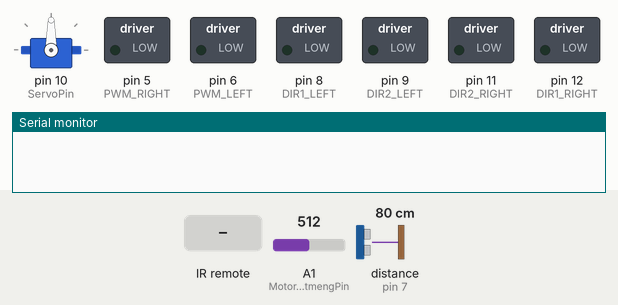
Recording of a sketch running on a simulated Arduino Uno, built with avr-gcc and run on an emulated ATmega328P. Parts: servo, switched loads named in the sketch (green lamp = pin HIGH), the last lines printed to the serial monitor. The test bench sets the inputs (shaded band); at power-on: distance to the obstacle (sensor on pin 7) 80 cm, A1 (MotorAdjustmengPin) = 512. The echo pulse lasts 58.3 µs per cm; pins used as bus, display or sensor lines are not drawn.

Above: at 1.2 s.
1.3 s: infrared code 0x00FF02FD received
At 2.8 s:
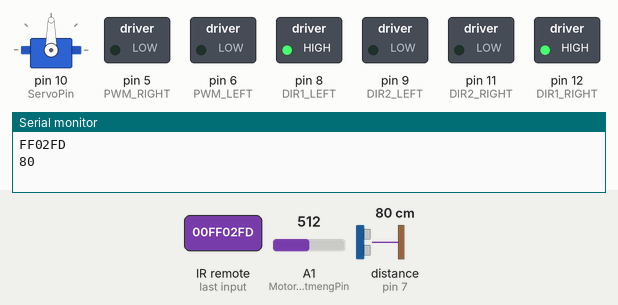
3.8 s: infrared code 0x00FF9867 received
At 5.9 s:
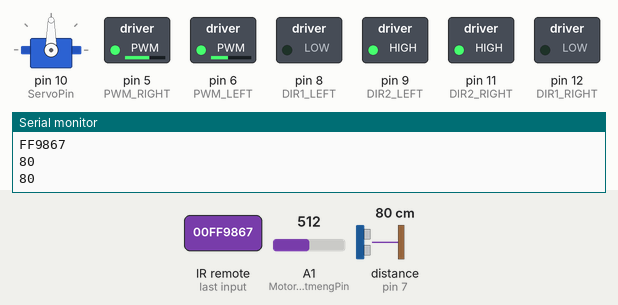
6.3 s: distance to the obstacle (sensor on pin 7) set to 21 cm
8.0 s: distance to the obstacle (sensor on pin 7) set to 17 cm
At 10.2 s:
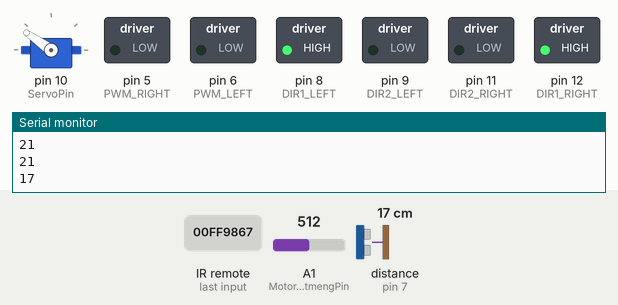
11.0 s: distance to the obstacle (sensor on pin 7) set to 35 cm
At 13.3 s:
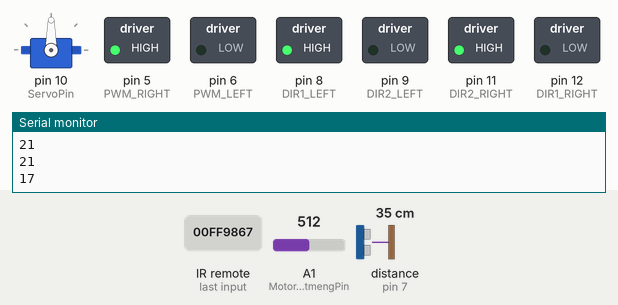
14.0 s: distance to the obstacle (sensor on pin 7) set to 2 cm
At 15.4 s:
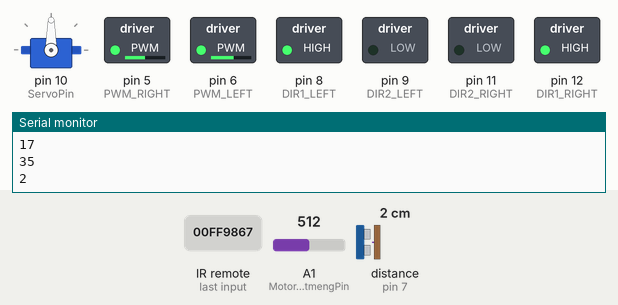
Timing chart, 0 to 18.0 s (numbered marks = the images above; inputs shaded):
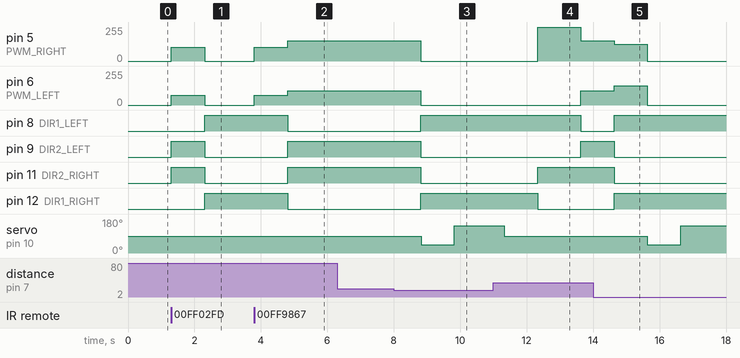

Measured:
- the behaviour switches between 19 and 18 cm on distance to the obstacle (sensor on pin 7) (found by bisection; images 2 and 3)
- after the input at 1.3 s, pin 5 (PWM_RIGHT): 0/255 → 102/255 at once, → 0/255 1.0 s later; pin 6 (PWM_LEFT): 0/255 → 72/255 at once, → 0/255 1.0 s later; pin 8 (DIR1_LEFT), pin 12 (DIR1_RIGHT): LOW → HIGH after 1.0 s; pin 9 (DIR2_LEFT), pin 11 (DIR2_RIGHT): LOW → HIGH at once, → LOW 1.0 s later
- after the input at 3.8 s, pin 5 (PWM_RIGHT): 0/255 → 102/255 at once, → 153/255 1.0 s later; pin 6 (PWM_LEFT): 0/255 → 72/255 at once, → 108/255 1.0 s later; pin 8 (DIR1_LEFT), pin 12 (DIR1_RIGHT): HIGH → LOW after 1.0 s; pin 9 (DIR2_LEFT), pin 11 (DIR2_RIGHT): LOW → HIGH after 1.0 s
- after the input at 8.0 s, pin 5 (PWM_RIGHT): 153/255 → 0/255 after 0.82 s instead of 1.8 s; pin 6 (PWM_LEFT): 108/255 → 0/255 after 0.82 s instead of 1.8 s; pin 8 (DIR1_LEFT), pin 12 (DIR1_RIGHT): LOW → HIGH after 0.82 s instead of 1.8 s; pin 9 (DIR2_LEFT), pin 11 (DIR2_RIGHT): HIGH → LOW after 0.82 s instead of 1.8 s
- after the input at 11.0 s, pin 8 (DIR1_LEFT): HIGH → LOW after 2.6 s; pin 9 (DIR2_LEFT): LOW → HIGH after 2.6 s; pin 11 (DIR2_RIGHT): LOW → HIGH after 1.3 s; pin 12 (DIR1_RIGHT): HIGH → LOW after 1.3 s; servo on pin 10 (ServoPin): goes on until 11.3 s, then stays 90°
- after the input at 14.0 s, pin 5 (PWM_RIGHT): 153/255 → 127/255 after 0.63 s, → 0/255 1.0 s later; pin 6 (PWM_LEFT): 108/255 → 144/255 after 0.63 s, → 0/255 1.0 s later; pin 8 (DIR1_LEFT), pin 12 (DIR1_RIGHT): LOW → HIGH after 0.63 s instead of 1.6 s; pin 9 (DIR2_LEFT), pin 11 (DIR2_RIGHT): HIGH → LOW after 0.63 s instead of 1.6 s

The sketch:

IR_ECHORemoteControl0.ino
```cpp
/*

 http://shop34791330.taobao.com/ //德飞莱旗舰店
 http://qixingchong.tmall.com/   //七星虫旗舰店
 http://www.doflye.net //德飞莱技术论坛
 http://www.doflye.net/forum-98-1.html //德飞莱论坛arduino版块
 http://www.langyidianzi.com //朗译科技
 http://qixingchong.top  //七星虫商城

 */
#include<math.h>
#include <IRremote.h>
#include <Servo.h>
//定义引脚
#define MOTORADJUSTMENT
int RECV_PIN = 2;

#define IR_CODE_FORWARD 0x00FF02FD
#define IR_CODE_BACKWARDS 0x00FF9867
#define IR_CODE_TURN_LEFT 0x00FFE01F
#define IR_CODE_TURN_RIGHT 0x00FF906F
#define IR_CODE_MODE2 0x00FF18E7
#define IR_CODE_CONTINUE -1

#define S_LIMIT_1 18 //距离判断参数预设值
#define S_LIMIT_3 8 //距离判断参数预设值
#define S_LIMIT_2 100
long timer,runtime;
const long TIME_OUT=5000;

Servo myservo;  //
int ServoPin = 10;
int pos = 0;    // 用于存储舵机位置的变量


int Bit_Front,Bit_Left,Bit_Right;

int MotorAdjustmengPin = A1;

//定义引脚
const int trig = 4;    // 触发信号
const int echo = 7;    // 反馈信号

const int DIR1_RIGHT = 12;  //2路直流电机方向控制引脚
const int DIR2_RIGHT = 11;
const int DIR1_LEFT = 8;
const int DIR2_LEFT = 9;

const int PWM_LEFT = 6;  //2路电机调速引脚
const int PWM_RIGHT = 5;

IRrecv irrecv(RECV_PIN);
decode_results results;

boolean isActing=false;
long timer1;
const long TIME_OUT1=150;


//初始化端口
void setup()
{
  //触发端口设置为输出，反馈端口设置为输入
  pinMode(echo, INPUT);
  pinMode(trig, OUTPUT);

  // 初始化led引脚为输出
  pinMode(DIR1_RIGHT, OUTPUT);
  pinMode(DIR2_RIGHT, OUTPUT);
  pinMode(DIR1_LEFT, OUTPUT);
  pinMode(DIR2_LEFT, OUTPUT);

  pinMode(PWM_LEFT, OUTPUT);
  pinMode(PWM_RIGHT, OUTPUT);


  myservo.attach(ServoPin);  // 舵机控制信号引脚
  myservo.write(90);

  irrecv.enableIRIn();//开启红外接收
  Serial.begin(9600); //调试使用，可以去掉

}
//电机控制子程序
void motorsWrite(int speedLeft,int speedRight)
{
  float motorAdjustment = MotorAdjustment();
  if(motorAdjustment<0)
  {
    speedRight*=(1+motorAdjustment);
  }
  else
  {
    speedLeft*=(1-motorAdjustment);
  }
  if(speedRight>0) //如果PWM数值小于0，表示运行方向变化
  {
    digitalWrite(DIR1_RIGHT, 0);
    digitalWrite(DIR2_RIGHT, 1);
  }
  else
  {
    digitalWrite(DIR1_RIGHT, 1);
    digitalWrite(DIR2_RIGHT, 0);
  }
  analogWrite(PWM_RIGHT, abs(speedRight));

  if(speedLeft > 0)
  {
    digitalWrite(DIR1_LEFT,0);
    digitalWrite(DIR2_LEFT,1);
  }
  else
  {
    digitalWrite(DIR1_LEFT,1);
    digitalWrite(DIR2_LEFT,0);
  }
  analogWrite(PWM_LEFT, abs(speedLeft));
}

int ranging()
{
  long IntervalTime=0; //定义一个时间变量
  digitalWrite(trig, 1);//置高电平
  delayMicroseconds(15);//延时15us
  digitalWrite(trig, 0);//设为低电平
  IntervalTime=pulseIn(echo, HIGH);//用自带的函数采样反馈的高电平的宽度，单位us
  int S=IntervalTime/58; //
  return S;
}


//主循环
void loop()
{

  if (irrecv.decode(&results))
  {
    Serial.println(results.value, HEX);
    processResult(results.value);
    zizhu();
    irrecv.resume(); // 接收下一个数值
  }
  //运行时间，如果没有接到其他指令，停止运行
  if(isActing && (millis()-timer1>=TIME_OUT1))
  {
    stopMotor();
    isActing=false;
  }
}
//停止电机
void stopMotor()
{
  motorsWrite(0,0);
}

void zizhu()
{

      int S,SL,SR;
      int TimerFlag=0;
      myservo.write(90);//正前方位置
        while(1)
          {
                  if((millis()-timer>=TIME_OUT))//定时到更新标志位
                  {
                      TimerFlag = 1;
                  }
                myservo.write(90);//正前方位置
                delay(1000);
                S =  ranging();
                Serial.println(S);//打印数据
                if(S<=S_LIMIT_3)
                  back(1000);
                    if(S<=S_LIMIT_1 || TimerFlag == 1)//测量距离小于预设距离或者定时到时
                    {
                      timer=millis();//标志位清零，并准备重新计时
                      TimerFlag = 0; //清零标志位
                      stopMotor();   //停止小车
                      myservo.write(45); //超声波探头右转
                      delay(1000);        //延时稳定后测量
                      int SR = ranging();//获取右边的障碍距离
                      myservo.write(145); //超声波探头左转
                      delay(1500);      //延时
                      int SL = ranging();//获取左边的障碍距离
                      myservo.write(90); //探头返回中间位置
                      delay(1000);      //延时
                      int SM  = ranging();//获取距离
                      if(SL>S_LIMIT_1 && SR>S_LIMIT_1 && SM <S_LIMIT_1)//前方障碍，左右无障碍，右转
                        turnRight(300);
                      else if(SL<=S_LIMIT_1 && SR>S_LIMIT_1)//左障碍，右转
                        turnRight(300);
                      else if(SL>S_LIMIT_1 && SR<=S_LIMIT_1)//右障碍，左转
                        turnLeft(300);
                      else if(SL<=S_LIMIT_1 && SR<=S_LIMIT_1)//左右都有障碍，转弯后退
                        back(300);
                    }
                else
                  run(60); //前方无障碍，前行


                     if (results.value==0x00FF02FD)
                     {

                      break;
                      }

             }


  }

void processResult(unsigned long res)
{
  switch(res)
  {
  case IR_CODE_FORWARD:
    changeAction(0.4,0.4);  //前进
    break;
  case IR_CODE_BACKWARDS:
    changeAction(-0.4,-0.4);  //后退
    break;
  case IR_CODE_TURN_LEFT:
    changeAction(-0.3,0.3);  //左转
    break;
  case IR_CODE_TURN_RIGHT:
    changeAction(0.3,-0.3);  //右转
    break;
  case IR_CODE_MODE2:
    zizhu();            //自主避障
    break;
  case IR_CODE_CONTINUE:
    timer=millis();  //执行最后一次动作，然后清零时间
    break;
  }
}

//直行，输入0-100数字，表示百分比
void run(int pct)
{
  motorsWritePct(pct,pct);
}
//右转，并带有时间参数，调整时间可以调节转弯角度
void turnRight(int runtime)
{
  motorsWritePct(100,0);
  delay(runtime);
}
//左转，并带有时间参数，调整时间可以调节转弯角度
void turnLeft(int runtime)
{
  motorsWritePct(0,100);
  delay(runtime);
}
//后退，并带有时间参数，调整时间可以调节转弯角度，带转弯后退。
void back(int runtime)
{
  motorsWritePct(-80,-50);
  delay(runtime);
}

//改变运行状态
void changeAction(float directionLeft, float directionRight)
{
  motorsWrite(180*directionLeft, 255*directionRight);
  timer=millis();
  isActing=true;
}

//小车百分比输入
void motorsWritePct(int speedLeftPct, int speedRightPct)
{
  int16_t speedLeft=180*speedLeftPct/100.0;
  int16_t speedRight=255*speedRightPct/100.0;
  motorsWrite(speedLeft,speedRight);
}

//轮子校正程序，当2个电机在同等条件下转速不同时需要校正，使小车可以走直线，如果没有预定义校正功能，返回0，表示没有校正
float  MotorAdjustment()
{
#ifdef MOTORADJUSTMENT
  float motorAdjustment=map(analogRead(MotorAdjustmengPin),0,1023,-30,30)/100.0;
  return motorAdjustment;
#else
  return 0;
#endif
}
```
